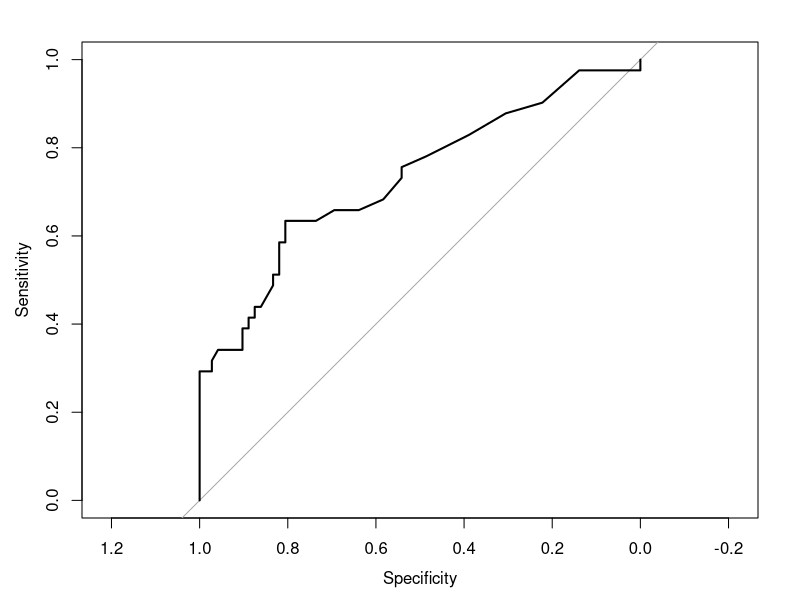
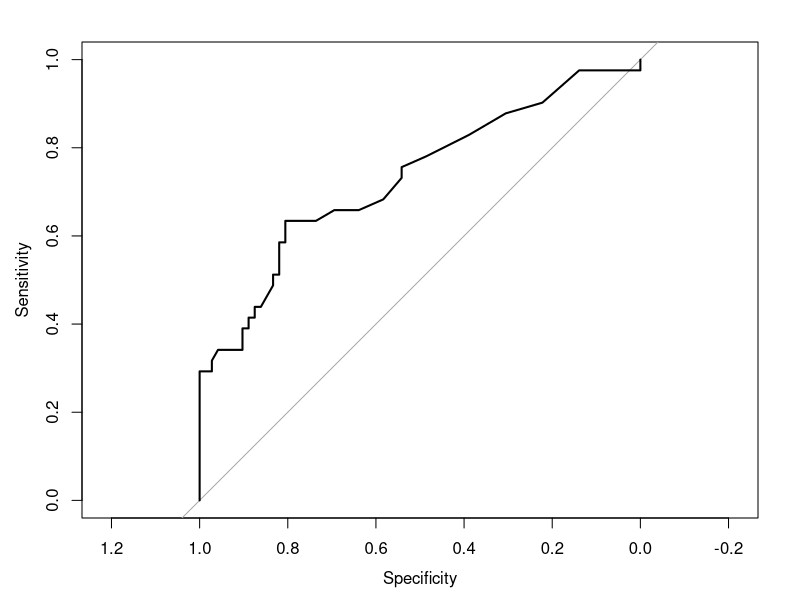
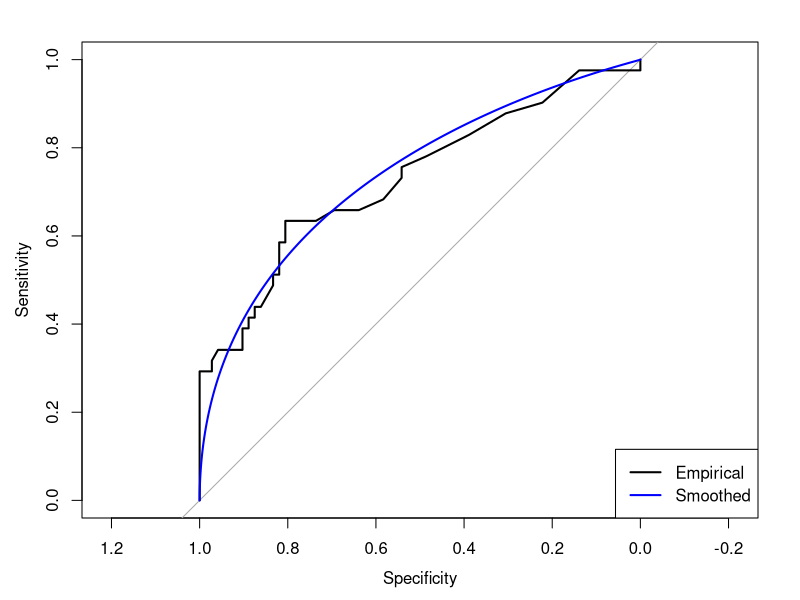
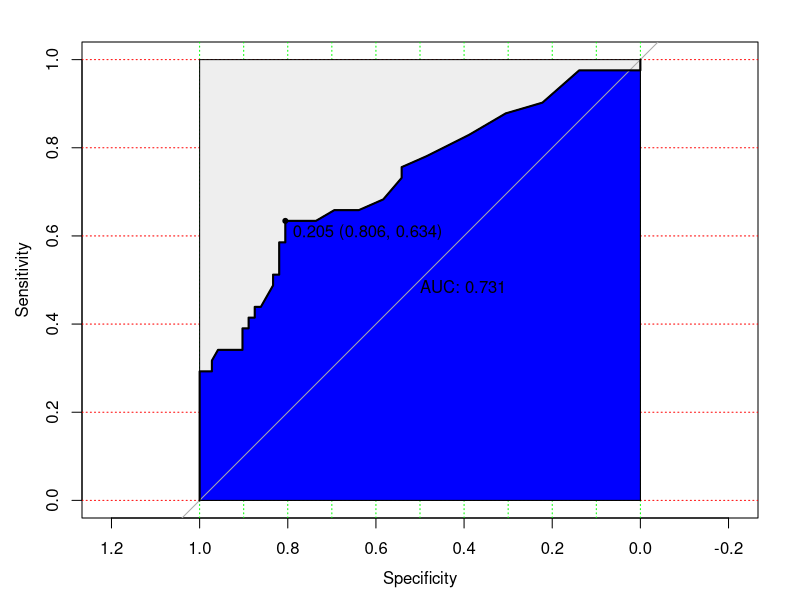
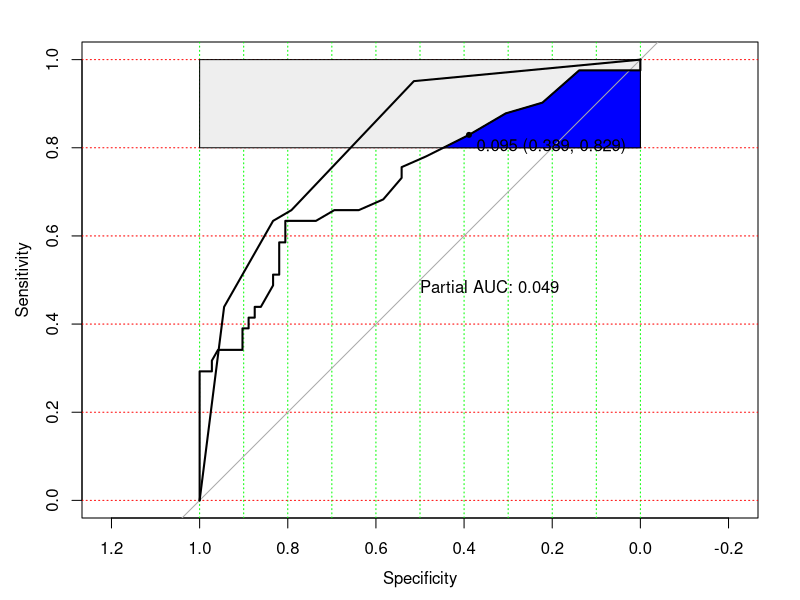
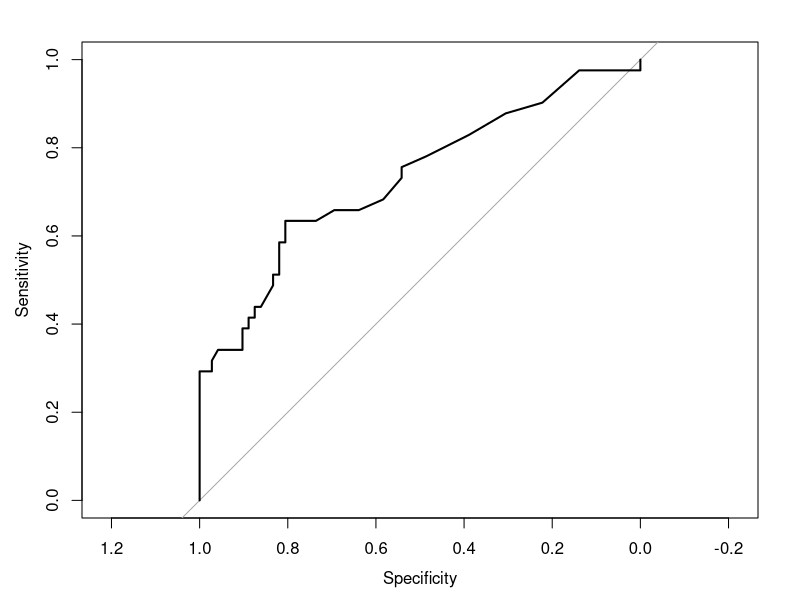

These charts were generated, in order, by the following R code:
library(pROC)


### Name: plot.roc
### Title: Plot a ROC curve
### Aliases: plot.roc plot.roc.roc plot.smooth.roc plot.roc.smooth.roc
###   plot.roc.default plot.roc.formula
### Keywords: univar nonparametric utilities aplot hplot roc

### ** Examples

data(aSAH)

# Syntax (response, predictor):
plot.roc(aSAH$outcome, aSAH$s100b)

# With a roc object:
rocobj <- roc(aSAH$outcome, aSAH$s100b)
# identical:
plot(rocobj)
plot.roc(rocobj)

# Add a smoothed ROC:
plot.roc(smooth(rocobj), add=TRUE, col="blue")
legend("bottomright", legend=c("Empirical", "Smoothed"),
       col=c(par("fg"), "blue"), lwd=2)

# With more options:
plot(rocobj, print.auc=TRUE, auc.polygon=TRUE, grid=c(0.1, 0.2),
     grid.col=c("green", "red"), max.auc.polygon=TRUE,
     auc.polygon.col="blue", print.thres=TRUE)

# To plot a different partial AUC, we need to ignore the existing value
# with reuse.auc=FALSE:
plot(rocobj, print.auc=TRUE, auc.polygon=TRUE, partial.auc=c(1, 0.8),
     partial.auc.focus="se", grid=c(0.1, 0.2), grid.col=c("green", "red"),
     max.auc.polygon=TRUE, auc.polygon.col="blue", print.thres=TRUE,
     reuse.auc=FALSE)

# Add a line to the previous plot:
plot.roc(aSAH$outcome, aSAH$wfns, add=TRUE)

# Alternatively, you can get the plot directly from roc():
roc(aSAH$outcome, aSAH$s100b, plot=TRUE)
